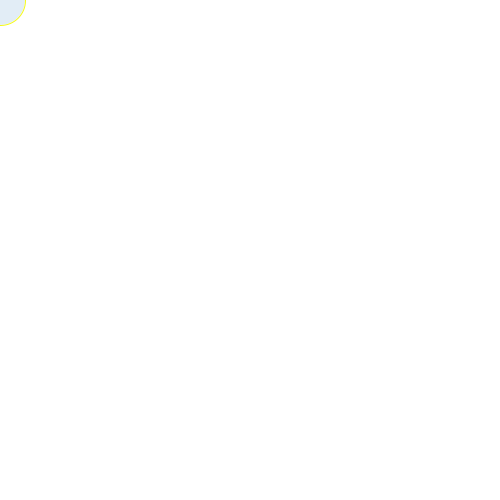
Frame 1 (no input)
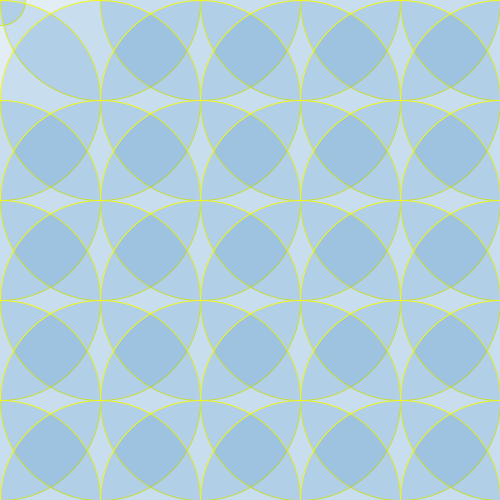
Frame 60 (the mouse pressed at the canvas centre just before this capture)
Frame 120 (the mouse held since frame 60 and released just before this capture): identical to frame 60, image omitted

The Processing sketch that drew these frames (run headless with seeded random() and noise(); from frame 60 on, the mouse is pressed at the canvas centre):

// Processing sketch: processing_32220
// ── processing_32220.pde

int goodbye = 50;
int hello = 0;

int y = 0;

void setup () {
  size (500,500);
  noFill ();
  background (255);
  frameRate (5);
  
  fill(5,103,180,30);
  stroke (245,250,23);
  strokeWeight (1);
  
}

void draw (){
  
 while (goodbye < 250){
    ellipse (hello, y,goodbye,goodbye);
  goodbye = goodbye + 200;
 
   }   
   
   
  hello = hello + 100;
 goodbye = 0; 
 
 if (hello > 500){
   y = y + 100;
   hello = 0;
}

}
